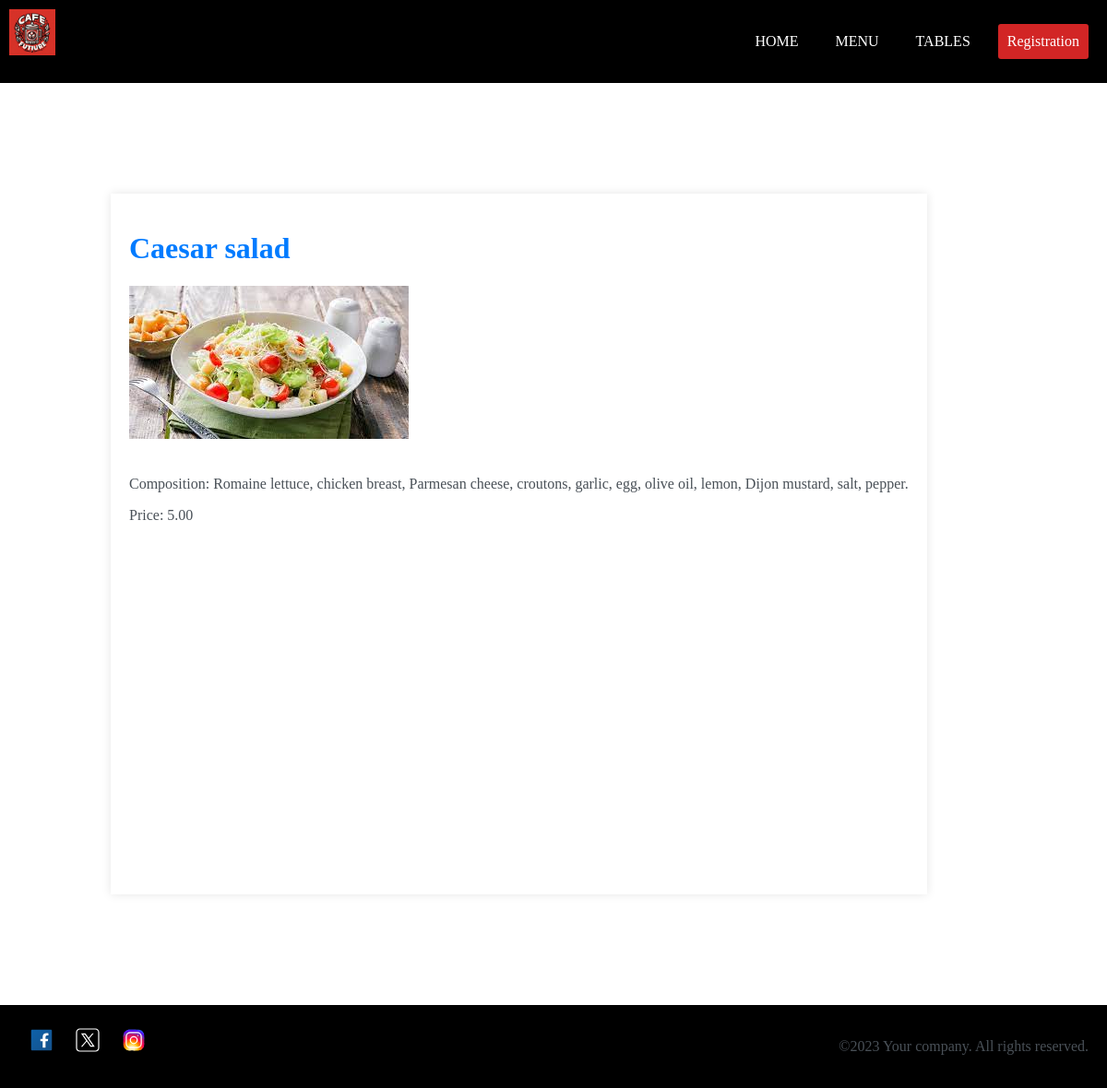
Page /client/food/food/1/ on the committed database.
### food/models.py (models this page shows, shortened)
class Food(models.Model):
    photo = models.ImageField(upload_to='food_photos', verbose_name='Фотография')
    name = models.TextField(max_length=255, verbose_name='Название')
    composition = models.TextField(verbose_name='Состав')
    price = models.DecimalField(max_digits=8, decimal_places=2, verbose_name='Цена')
    type_of_food = models.ForeignKey(FoodType, on_delete=models.CASCADE, verbose_name='Тип еды')
    class Meta:
        verbose_name = 'Еда'
        verbose_name_plural = 'Еда'

### food/views.py (the view)
# urls.py: path('food/<int:food_id>/', view=views.food_detail_view, name='food_detail'),
def food_detail_view(request, food_id):
    try:
        if request.user.is_authenticated:
            user = get_object_or_404(User, id=request.user.id)
            basket, created = BasketModel.objects.get_or_create(user=user)
        else:
            user = None
            basket = None
        found_food = get_object_or_404(Food, id=food_id)
        try:
            in_basket = BasketFood.objects.get(food=found_food, basket=basket)
            in_basket = True
        except BasketFood.DoesNotExist:
            in_basket = False
        food_details = {
            "id": found_food.id,
            "photo": found_food.photo,
            "name": found_food.name,
            "composition": found_food.composition,
            "price": found_food.price,
            "type_of_food": found_food.type_of_food,
            "inBasket": in_basket
        }
        return render(request, 'food/food_detail.html', {'food': food_details, 'auth': user.id if user else None})
    except Exception as error:
        return HttpResponseBadRequest(f"Error: {error}")

### templates/food/food_detail.html (shortened to what this page needs)
{% load static %}
<!DOCTYPE html>
<html lang="en">
  <head>
    <link rel="stylesheet" href="{% static "css/main_layout.css" %}"/>
    <link rel="stylesheet" href="{% static "css/food-detail.css" %}"/>
    <link rel="stylesheet" href="{% static "css/catalog.css" %}"/>
  </head>
  <body>
    {% include "layouts/header.html" %}
    <main>
      <div class="food-info">
        {% block content %}
        <h1>{{ food.name }}</h1>
        <img src="{{ food.photo.url }}" alt="{{ food.name }}" />
        <p>Composition: {{ food.composition }}</p>
        <p>Price: {{ food.price }}</p>
        {% endblock %}
      </div>
    </main>
    {% include "layouts/footer.html" %}
  </body>
</html>

### static/css/main_layout.css (style rules this page uses)
body { margin: 0; padding: 0; box-sizing: border-box; }
main { min-height: 100vh; }

### static/css/food-detail.css (style rules this page uses)
h1 { color: #007bff; }
img { max-width: 100%; height: auto; margin-bottom: 20px; }
.food-info { background-color: #ffffff; box-shadow: 0 0 10px rgba(0, 0, 0, 0.1); padding: 20px; margin: 20px; }
p { color: #495057; }

### static/css/catalog.css (style rules this page uses)
main { display: flex; padding: 100px; }

### rows in the picture
Food: name "Caesar salad", composition "Romaine lettuce, chicken breast, Parmesan cheese, croutons, garlic, egg, olive oil, lemon, Dijon mustard, salt, pepper.", price "5.00"
